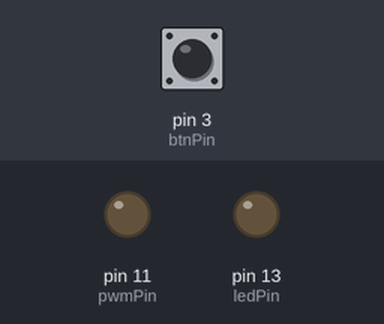
Bench run of a sketch on a simulated Arduino Uno, built with avr-gcc and run on an emulated ATmega328P. On the bench: output pins drawn as LEDs (lit = HIGH). The inputs (shaded band) are chosen by the test bench; at power-on: pin 3 (btnPin) HIGH.

Above: at 1.2 s.
1.3 s: pin 3 (btnPin) pulled LOW for 0.15 s
At 2.7 s:
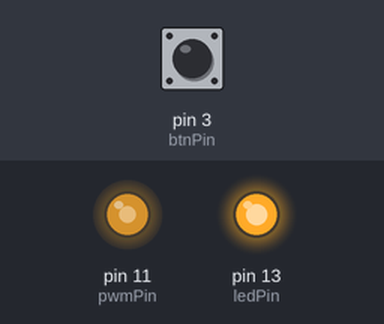
3.5 s: pin 3 (btnPin) pulled LOW for 1 s
At 5.4 s:
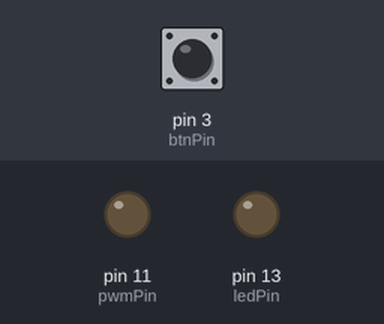
6.0 s: pin 3 (btnPin) pulled LOW for 3.2 s
At 7.0 s:
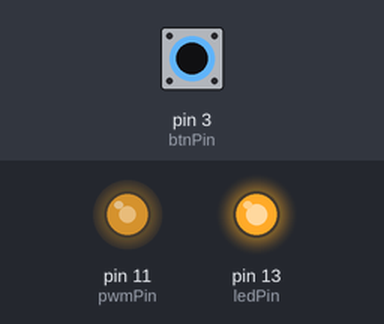
Timing chart, 0 to 9.0 s (numbered marks = the images above; inputs shaded):
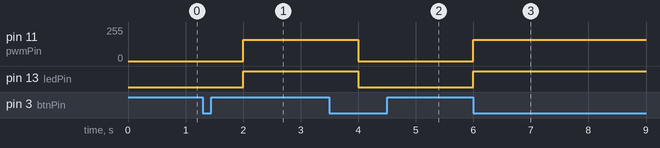

The sketch:

STM32duino_FSM_Fan_Mealy.ino
```cpp
// State definition
#define S0  0
#define S1  1

// Address number of output in array
#define PWM 0
#define LED 1

const int ledPin = 13;
const int pwmPin = 11;
const int btnPin = 3;

unsigned char state = S0;
unsigned char nextstate = S0;
unsigned char input = 0;
unsigned char ledOut = LOW;
unsigned char pwmOut = 0;

// State table definition
typedef struct {
  uint32_t out[2][2];     // output = FSM[state].out[input][PWM or LED]
  uint32_t next[2];       // nextstate = FSM[state].next[input]
} State_t;

State_t FSM[2] = {
  { {{0  , LOW }, {160, HIGH}}, {S0, S1} },
  { {{160, HIGH}, {0  , LOW }}, {S1, S0} }
};

void setup() {
  // initialize the LED pin as an output:
  pinMode(ledPin, OUTPUT);

  // Initialize pwm pin as an output:
  pinMode(pwmPin, OUTPUT);

  // initialize the pushbutton pin as an interrupt input:
  pinMode(btnPin, INPUT_PULLUP);
  attachInterrupt(digitalPinToInterrupt(btnPin), pressed, FALLING);
}

void loop() {
  // Calculate next state. then update State
  nextState();

  // Output
  analogWrite(pwmPin, pwmOut);
  digitalWrite(ledPin, ledOut);

  delay(1000);
}

void pressed(){
  input = 1;
}

void nextState(){

  pwmOut = FSM[state].out[input][PWM];
  ledOut = FSM[state].out[input][LED];

  nextstate = FSM[state].next[input];

  state = nextstate;
  input = 0;
}
```

Measured:
- after the input at 1.3 s, pin 11 (pwmPin): 0/255 → 160/255 after 0.70 s; pin 13 (ledPin): LOW → HIGH after 0.70 s
- after the input at 3.5 s, pin 11 (pwmPin): 160/255 → 0/255 after 0.50 s; pin 13 (ledPin): HIGH → LOW after 0.50 s
- after the input at 6.0 s, pin 11 (pwmPin): 0/255 → 160/255 at once; pin 13 (ledPin): LOW → HIGH at once
